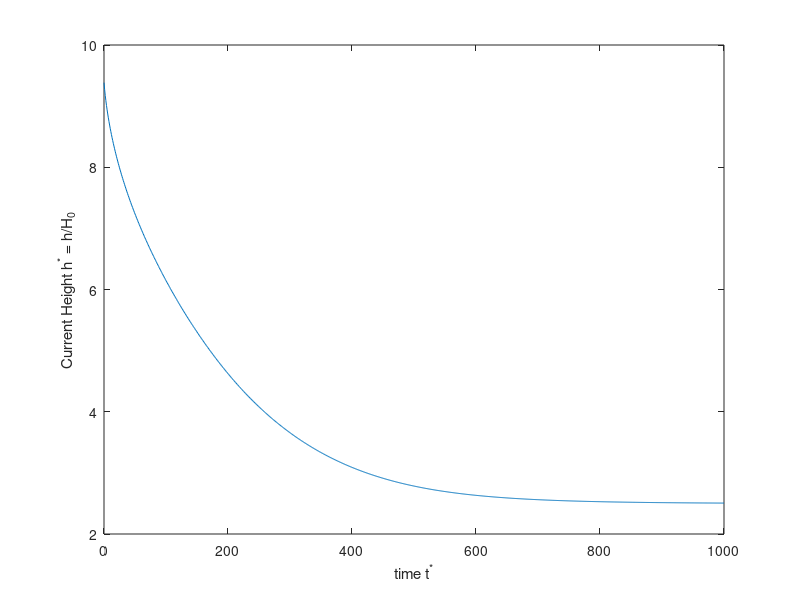
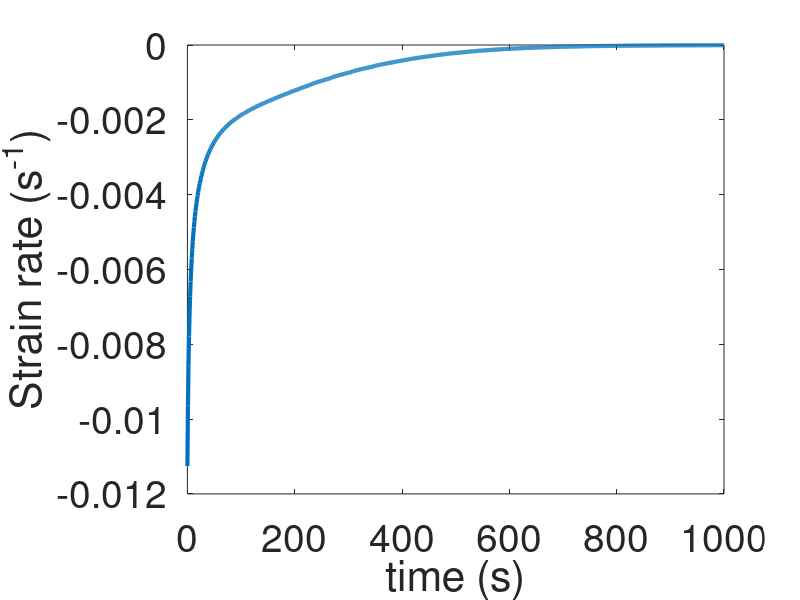
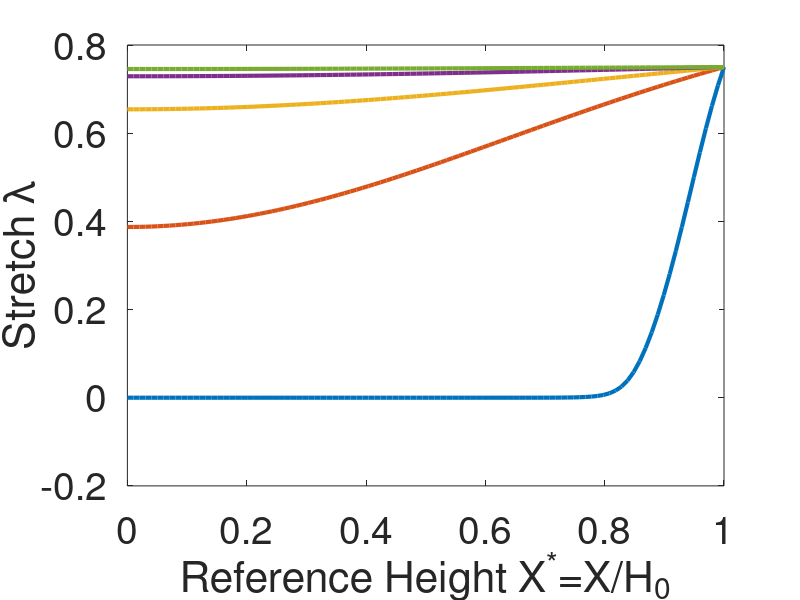
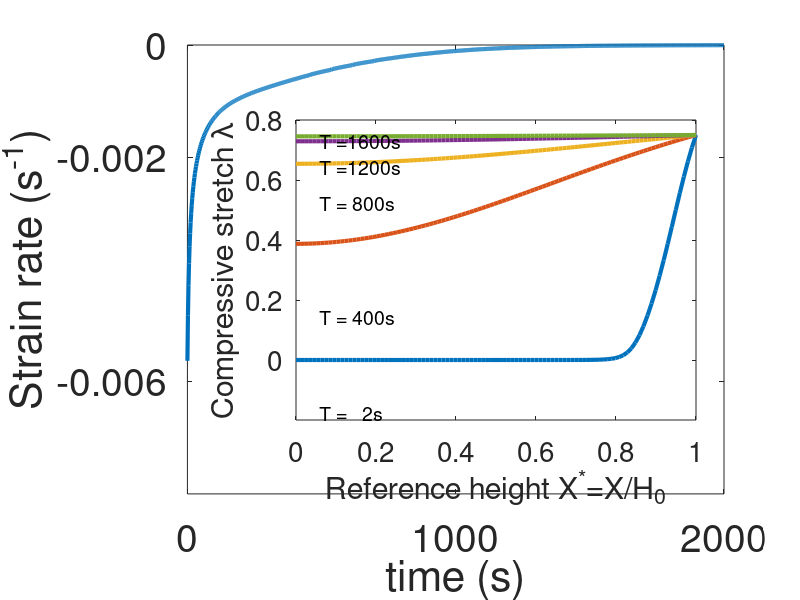

Write the MATLAB code that produced these figures, in order.
% Here we assume a height of 100um.
% with D = 5 * 10^(-9)

clear all
close all
load('solution')
%%
kBT = 1.38*10^(-23) * 300;
nu = 1.7 * 10 ^ (-28);
Ki = 0.1;
G0 = 0.1 * 10 ^6;
D = 5 * 10^(-9);
% coefa = 794.4710;
% coefb = 8 * coefa;
% coefc = 7.25 * coefa;
coefa = 1.0 * 10^4;          % Material Property
coefb = -16 * coefa;
coefc = 64 * coefa;
[size1 size2] = size(u);
x = linspace(0,1,size2);
t = linspace(0,1000,size1);

for i = 1 : size1
    H(i) = sum(1./u(i,:))/size2;
end

for i = 1 : size1-1
    v(i) = (H(i+1)-H(i))/(t(i+1)-t(i));
end
v(size1) = v(size1-1);
%%
figure(1)
plot(t,H)
xlabel('time t^*')
ylabel('Current Height h^* = h/H_0')
%%
figure(2)
plot(t,v/10,'linewidth',3)
box on
set(gca,'FontSize',28);
xlabel('time (s)')
ylabel('Strain rate (s^{-1})')
%title('S = 2.3\times 10^6 Pa');
%%
figure(3)
hold on
box on
set(gca,'FontSize',28);
plot(x(1,end:-1:1),1-1./u(1:200:801,:)/10,'linewidth',3)
xlabel('Reference Height X^*=X/H_0')
ylabel('Stretch \lambda')
%legend('T=1s','T=201s','T=401s','T=601s','T=801s')
%title('S = 2.3\times 10^6 Pa');

DuDx = 1/0.4; %1/0.4
((log(1-1./DuDx) + 1./DuDx + Ki./DuDx.^2) ...
    -nu*G0/kBT./DuDx + nu*coefc/kBT* (DuDx-1)...
    +nu*coefb/kBT*(DuDx-1).^2 + nu*coefa/kBT*(DuDx-1).^3)*kBT/nu

%% 4
figure(4)
plot(t * 2,v/20,'linewidth',3) % reference height H = 10; T*=2 s;
box on
set(gca,'FontSize',28);
xlabel('time (s)')
ylabel('Strain rate (s^{-1})')
xticks([0,1000,2000])
yticks([-0.010,-0.006,-0.002,0])
axis([0 2000 -8*10^(-3) 0]);
%
axes('Position',[0.37 0.3 0.5 0.5])
box on

plot(x(1,end:-1:1),1-1./u([1,201,401,601,801],:)/10,'linewidth',3)
xticks([0,0.2,0.4,0.6,0.8,1.0])
yticks([0,0.2,0.4,0.6,0.8])

xlabel('Reference height X^*=X/H_0','FontSize',22)
ylabel('Compressive stretch \lambda','FontSize',22)
set(gca,'FontSize',20);

Str = ['T =   2s'; 'T = 400s'; 'T = 800s'; 'T =1200s'; 'T =1600s'];
annotation('textbox',[.4 .3 .08 .05],'String',Str(1,:),'FitBoxToText','on','LineStyle','none','FontSize',14)
annotation('textbox',[.4 .46 .08 .05],'String',Str(2,:),'FitBoxToText','on','LineStyle','none','FontSize',14)
annotation('textbox',[.4 .65 .08 .05],'String',Str(3,:),'FitBoxToText','on','LineStyle','none','FontSize',14)
annotation('textbox',[.4 .71 .08 .05],'String',Str(4,:),'FitBoxToText','on','LineStyle','none','FontSize',14)
annotation('textbox',[.4 .752 .08 .05],'String',Str(5,:),'FitBoxToText','on','LineStyle','none','FontSize',14)







